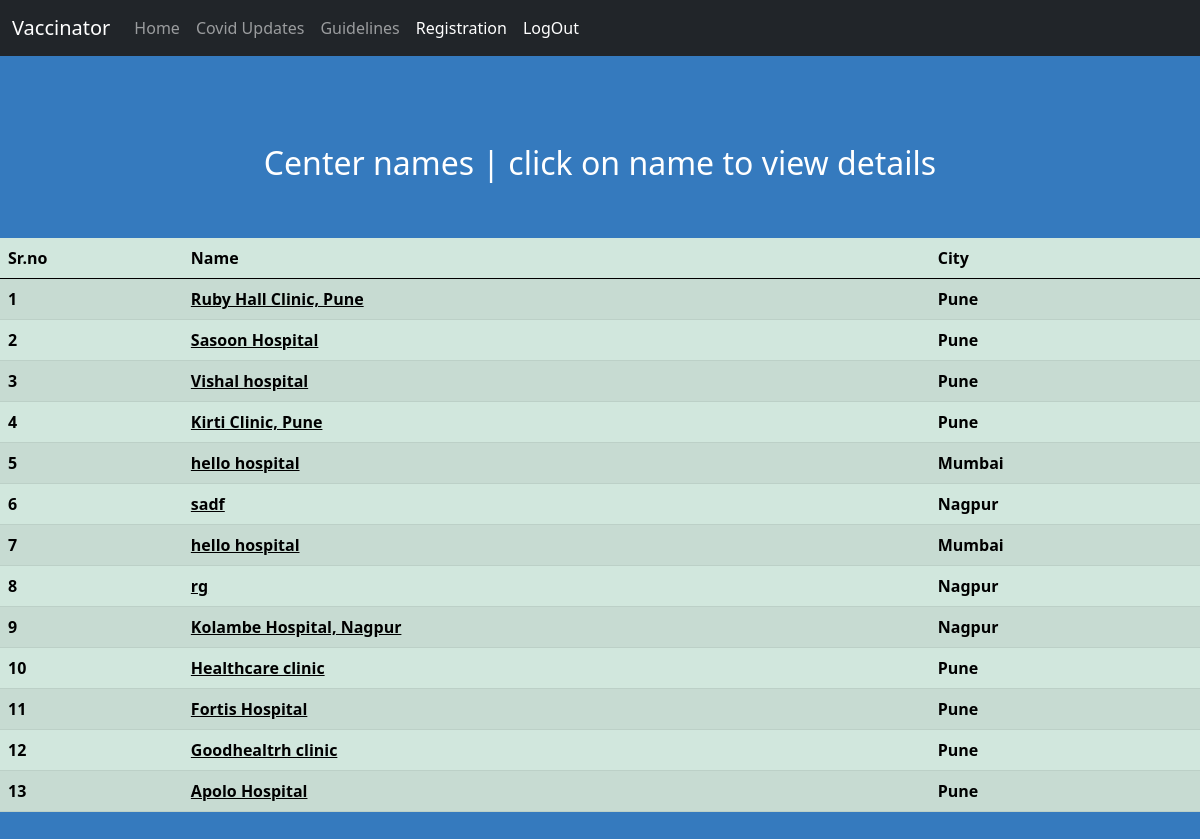
The page /centers/ (signed in) on the database its author committed.
### main/models.py (models this page shows, shortened)
class Vac_center(models.Model):
    name = models.CharField(max_length=256)
    state = models.CharField(max_length=256,choices=STATE)
    city = models.CharField(max_length=256,choices=CITY)
    centerid = models.IntegerField()
    vaccines_av = models.IntegerField()
    update = models.CharField(max_length=256)

### main/views.py (the view)
# urls.py: path('centers/', login_required(views.Centerlist.as_view())),
class Centerlist(ListView):
    model = models.Vac_center
    context_object_name = 'centers'
    template_name = 'main/centers.html'

### templates/main/centers.html (shortened to what this page needs)
{% load static %}
<!DOCTYPE html>
<html lang="en">
<head>
    <link href="https://cdn.jsdelivr.net/npm/bootstrap@5.0.0-beta3/dist/css/bootstrap.min.css" rel="stylesheet"
>
    <link rel="stylesheet" href="{% static 'css/page5.css' %}">
</head>
<body style="background-color:rgb(53, 122, 190);">
    {% if user.is_authenticated %}
    <nav class="navbar fixed-top navbar-expand-lg navbar-dark bg-dark">
        <div class="container-fluid">
          <a class="navbar-brand" href="#">Vaccinator</a>
          <div class="collapse navbar-collapse" id="navbarSupportedContent">
                <ul class="navbar-nav me-auto mb-2 mb-lg-0">
                    <li class="nav-item">
                        <a class="nav-link" aria-current="page" href="/">Home</a>
                    </li>
                    <li class="nav-item">
                        <a class="nav-link" href="/covidupdates/">Covid Updates</a>
                    </li>
                    <li class="nav-item">
                        <a class="nav-link" href="/guidelines/">Guidelines</a>
                    </li>
                    <li class="nav-item">
                        <a class="nav-link active" href="/registration/">Registration</a>
                    </li>
                    <li class="nav-item">
                        <a class="nav-link active" href="/auth/logout/">LogOut</a>
                    </li>
                </ul>
          </div>
        </div>
    </nav>
    <br><br><br><br><br>
    <br><center><h2 style="color: white;">Center names | click on name to view details  </h2></center><br><br>
    <table class="table table-striped table-success table-success table-hover"  >
        <thead>
          <tr>
            <th scope="col"> Sr.no </th>
            <th scope="col"> Name </th>
            <th scope="col"> City </th>
          </tr>
        </thead>
        <tbody>
            {%  for center in centers %}
            <tr>
                <th scope="row">{{ forloop.counter }}</th>
                <td><strong><a href="{% url 'centerdetail' center.pk %}"> {{ center.name }}</a></strong></td>
                <td><strong>{{ center.city }}</strong></td>
            </tr>
            {% endfor %}
        </tbody>
    </table>
        {% else %}
            <a href="auth/login/">Login Here</a>
        {% endif %}
    <br><br>
</body>
</html>

### static/css/page5.css (style rules this page uses)
* { box-sizing: border-box; }

### templates/main/centers.html (style rules this page uses)
a { color: black; }

### rows shown on the page
Vac_center: name "Ruby Hall Clinic, Pune", city "Pune"
Vac_center: name "Sasoon Hospital", city "Pune"
Vac_center: name "Vishal hospital", city "Pune"
Vac_center: name "Kirti Clinic, Pune", city "Pune"
Vac_center: name "hello hospital", city "Mumbai"
Vac_center: name "sadf", city "Nagpur"
Vac_center: name "hello hospital", city "Mumbai"
Vac_center: name "rg", city "Nagpur"
Vac_center: name "Kolambe Hospital, Nagpur", city "Nagpur"
Vac_center: name "Healthcare clinic", city "Pune"
Vac_center: name "Fortis Hospital", city "Pune"
Vac_center: name "Goodhealtrh clinic", city "Pune"
Vac_center: name "Apolo Hospital", city "Pune"
